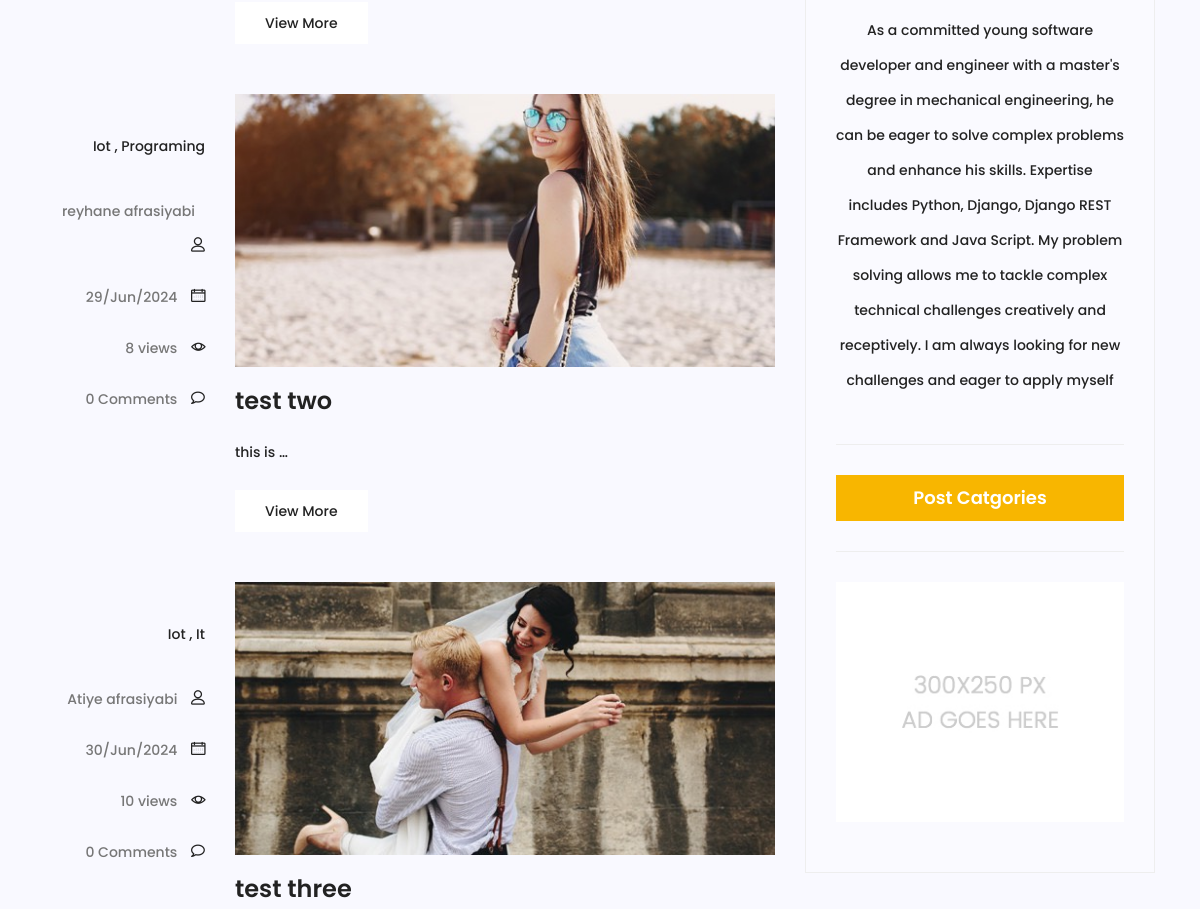
The app's page /blog (middle part), older data.
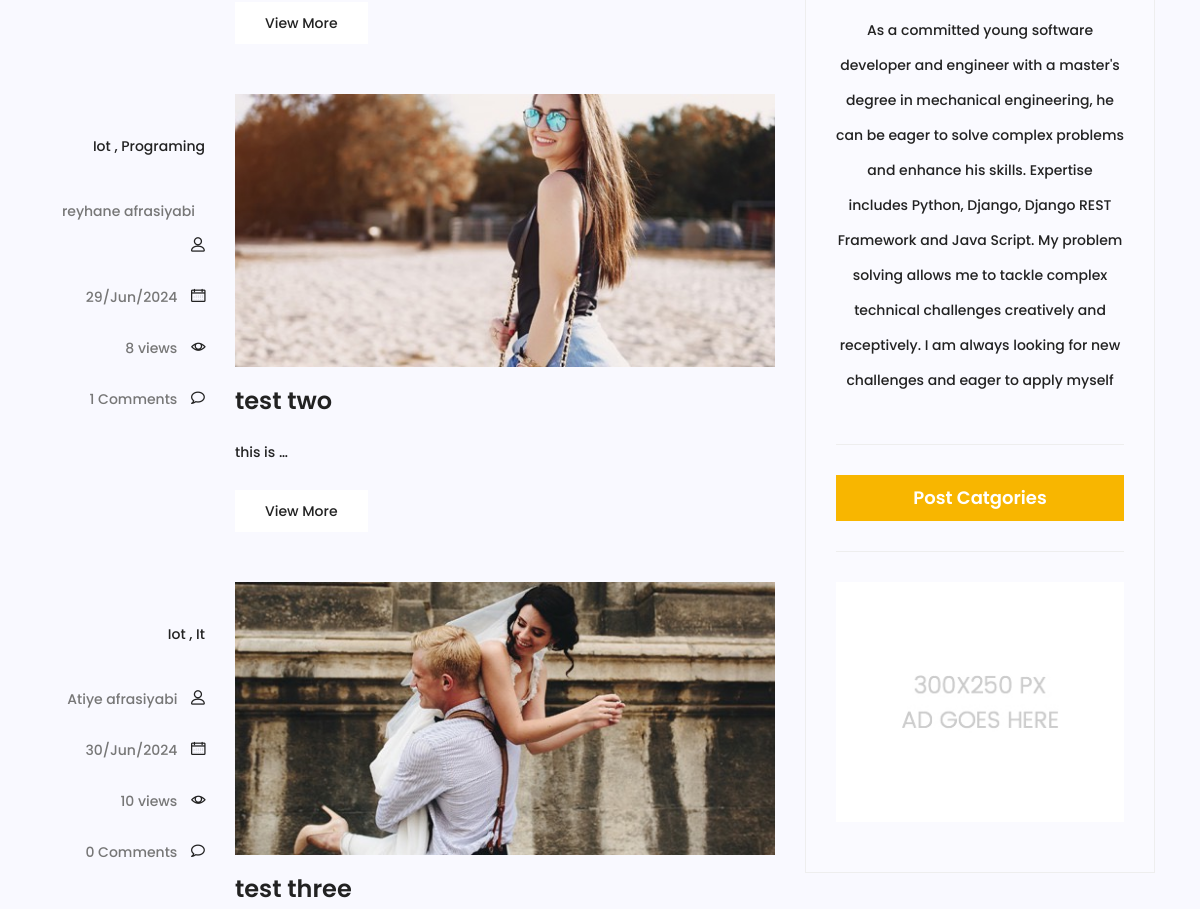
The same page, newer data.
### blog/models.py (models this page shows, shortened)
class Post(models.Model):
    image = models.ImageField(upload_to='blog/', default='blog/default.jpg')
    author = models.ForeignKey(User, related_name="author", on_delete=models.SET_NULL, null=True)
    title = models.CharField(max_length=100)
    content = models.TextField()
    category = models.ManyToManyField(category, blank=True)
    counted_views = models.IntegerField(default=0)
    status = models.BooleanField(default=False)
    published_date = models.DateTimeField(null=True)
    created_date = models.DateTimeField(auto_now_add=True)
    updated_date = models.DateTimeField(auto_now=True)
    class Meta:
        ordering = ['created_date']
        verbose_name = 'پست'
        verbose_name_plural = ' پست ها'

### blog/views.py (the view)
# urls.py: path('', blog_view, name='index'),
def blog_view(request, cat_name=None, author_username=None):
    posts = Post.objects.filter(status=1)
    if cat_name:
        posts = posts.filter(category__name=cat_name)
    if author_username:
        posts = posts.filter(author__username=author_username)
    posts = Paginator(posts, 3)
    try:
        page_number = request.GET.get('page')
        posts = posts.get_page(page_number)
    except PageNotAnInteger:
        posts = posts.get_page(1)
    except EmptyPage:
        posts = posts.get_page(1)
    context = {'posts': posts}
    return render(request, 'blog/blog-home.html', context)

### blog/templatetags/blog_tags.py (called while the page is built)
@ register.inclusion_tag('blog/blog-post-category.html')
def postcategories():
    posts = Post.objects.filter(status=1)
    categories = category.objects.all()
    cat_dict = {}
    for name in categories:
       cat_dict[name] =  posts.filter(category=name).count()
    return{'categories': cat_dict}

### templates/blog/blog-home.html (shortened to what this page needs)
{% extends "base.html" %}
{% load static %}
{% load blog_tags %}
{% block content %}
<section class="post-content-area">
  <div class="container">
    <div class="row">
      <div class="col-lg-8 posts-list">
        {% for post in posts %}
        <div class="single-post row">
          <div class="col-lg-3 col-md-3 meta-details">
            <ul class="tags">
              {% for cat in post.category.all %}
                <li><a href="{% url 'blog:category' cat_name=cat.name %}">{{ cat.name }}</a> {% if not forloop.last %},{% endif %}</li>
              {% endfor %}
            </ul>
            <div class="user-details row">
              <p class="user-name col-lg-12 col-md-12 col-6">
                <a href="{% url 'blog:author' author_username=post.author.username %}">{{post.author.get_full_name}}</a> <span class="lnr lnr-user"></span>
              </p>
              <p class="date col-lg-12 col-md-12 col-6">
                <a href="#">{{post.published_date|date:"d/M/Y"}}</a>
                <span class="lnr lnr-calendar-full"></span>
              </p>
              <p class="view col-lg-12 col-md-12 col-6">
                <a href="#">{{post.counted_views}} views</a>
                <span class="lnr lnr-eye"></span>
              </p>
              <p class="comments col-lg-12 col-md-12 col-6">
                <a href="#">{{ post.comments.count }} Comments</a> <span class="lnr lnr-bubble"></span>
              </p>
            </div>
          </div>
          <div class="col-lg-9 col-md-9">
            <div class="feature-img">
              <img
                class="img-fluid"
                src="{{post.image.url}}"
                alt=""
              />
            </div>
            <a class="posts-title" href="{% url 'blog:single' pid=post.id %}"><h3>{{post.title}}</h3></a>
            <p class="excert">{{post.content|truncatechars:9}}</p>
            <a href="{% url 'blog:single' pid=post.id %}" class="primary-btn">View More</a>
          </div>
        </div>
        {% endfor %}
      </div>
      <div class="col-lg-4 sidebar-widgets">
        <div class="widget-wrap">
          {% include "blog/blog-writter.html" %}
          {% postcategories %}
          {% include "blog/blog-ads.html" %}
        </div>
      </div>
    </div>
  </div>
</section>
{% endblock %}

Row changes from the older to the newer data that the page shows:
changed Post "test two": comments.count "0" → "1"
